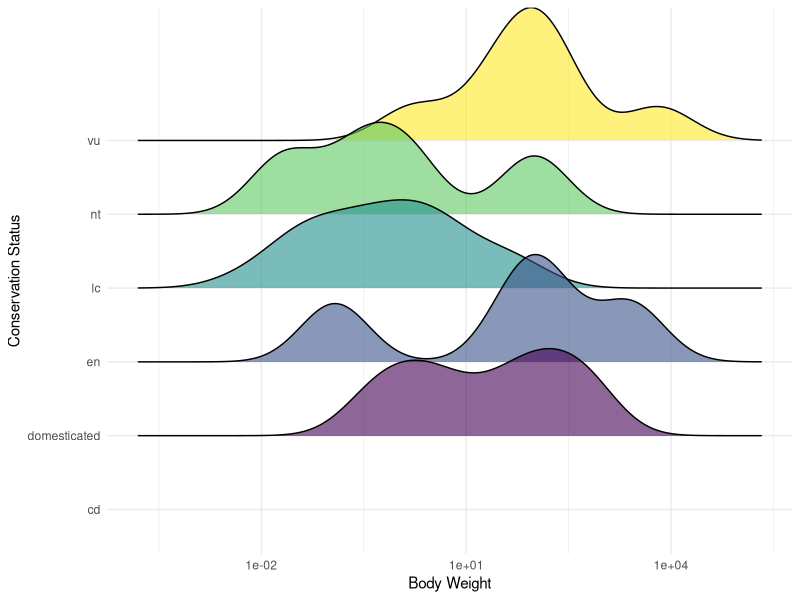
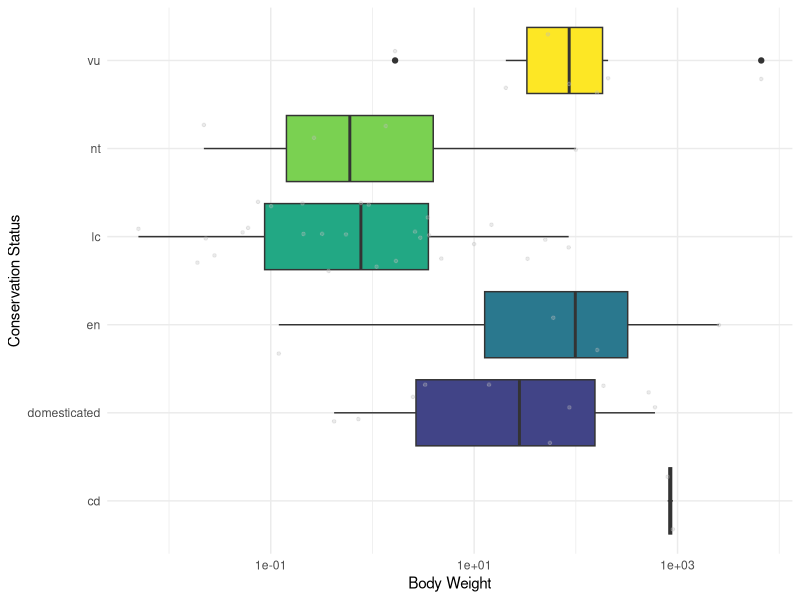
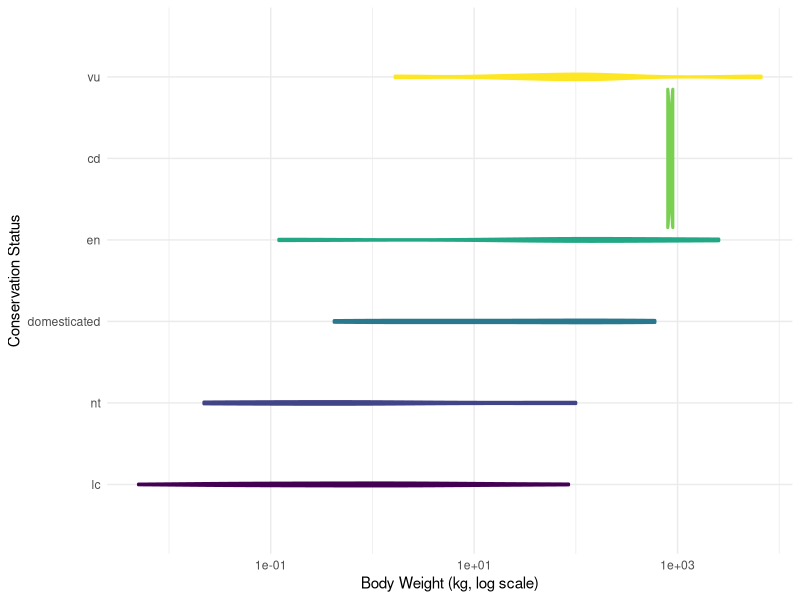
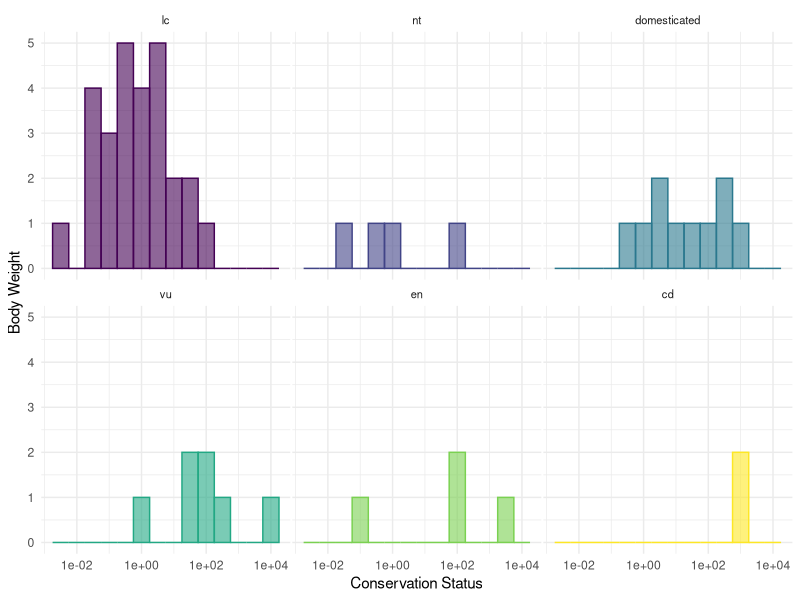
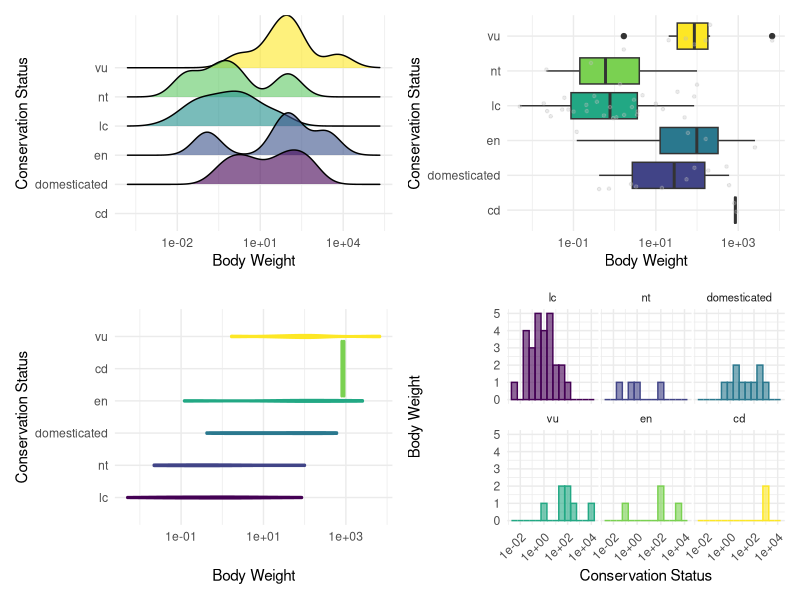

These charts were generated, in order, by the following R code:
## ---- chunk 1
options(repos = c(CRAN = "https://cloud.r-project.org/"))
library(tidyverse)
#library(dsbox)
library(lubridate)
library(ggplot2)
    
knitr::opts_chunk$set(out.width = "100%")
## ---- chunk 2
library(ggplot2)
library(tidyverse)
library(dplyr)
install.packages("ggridges")
install.packages("patchwork")
install.packages("viridis")
library(patchwork)
library(ggridges)
library(viridis)
library(forcats)
## ---- chunk 3
# Veri seti yükleme
data(msleep)
summary(msleep)

#Eksik verilerin temizlenmesi
msleep_clean <- msleep %>% filter(!is.na(bodywt), !is.na(conservation))
## ---- chunk 4
msleep_clean <- msleep %>% filter(!is.na(bodywt), !is.na(conservation))

msleep_clean %>%
  ggplot(aes(y = conservation, x = bodywt, fill = conservation)) +
  geom_density_ridges(alpha = 0.6, bandwidth = 0.5) +
  scale_x_log10() +  
  scale_fill_viridis(discrete = TRUE) +
  theme_minimal() +  
  theme(
    legend.position = "none",
    panel.spacing = unit(0.1, "lines"),
    strip.text.x = element_text(size = 8)
  ) +
  xlab("Body Weight") +
  ylab("Conservation Status")
## ---- chunk 5
#BOXPLOT GRAFİĞİ

msleep_clean %>%
  ggplot(aes(x = conservation, y = bodywt, fill = conservation)) +
  geom_boxplot() + # Boxplot ile her kategorinin dağılımını gösteriyoruz.
  geom_jitter(color = "grey", alpha = 0.3, size = 0.9) +
  scale_fill_viridis(discrete = TRUE) + # Viridis renk paleti kullanarak kategorilere renk atıyoruz.
  scale_y_log10() +  # Vücut ağırlığı eksenine logaritmik dönüşüm uyguluyoruz.
  theme_minimal() +
  theme(
    legend.position = "none", 
    panel.spacing = unit(0.1, "lines"), 
    strip.text.x = element_text(size = 8) 
  ) +
  coord_flip() + # Grafiği yatay hale getiriyoruz.
  xlab("Conservation Status") +
  ylab("Body Weight")

#VİOLİN GRAFİĞİ

msleep_clean %>% 
  mutate(conservation = fct_reorder(conservation, bodywt, .fun = mean, na.rm = TRUE)) %>% 
  ggplot(aes(x = conservation, y = bodywt, fill = conservation, color = conservation)) +
  geom_violin(width = 1.7, linewidth = 1) + 
  scale_fill_viridis(discrete = TRUE) +
  scale_color_viridis(discrete = TRUE) +
  scale_y_log10() + # Logaritmik dönüşüm
  theme_minimal() +
  theme(legend.position = "none") +
  coord_flip() +
  xlab("Conservation Status") +
  ylab("Body Weight (kg, log scale)")


#HİSTOGRAM GRAFİĞİ

msleep_clean %>%
  mutate(conservation = fct_reorder(conservation, bodywt)) %>%
  ggplot(aes(x = bodywt, color = conservation, fill = conservation)) +
  geom_histogram(alpha = 0.6, binwidth = 0.5) + # Histogram çiziyoruz, şeffaflık ve bin genişliğini ayarlıyoruz. 
  scale_fill_viridis(discrete = TRUE) +
  scale_color_viridis(discrete = TRUE) +
  scale_x_log10() +  
  theme_minimal() +
  theme(
    legend.position = "none",
    panel.spacing = unit(0.1, "lines"),
    strip.text.x = element_text(size = 8)
  ) +
  xlab("Conservation Status") +
  ylab("Body Weight") +
  facet_wrap(~conservation) # Koruma durumlarına göre facet'ler oluşturuyoruz.

## ---- chunk 6

# 1. Grafik: Density
p1 <- msleep_clean %>%
  ggplot(aes(y = conservation, x = bodywt, fill = conservation)) +
  geom_density_ridges(alpha = 0.6, bandwidth = 0.5) +
  scale_x_log10() +  # bodywt için logaritmik eksen kullanılıyor
  scale_fill_viridis(discrete = TRUE) +
  theme_minimal() +  # Temayı minimal olarak değiştirdik
  theme(
    legend.position = "none",
    panel.spacing = unit(0.1, "lines"),
    strip.text.x = element_text(size = 8)
  ) +
  xlab("Body Weight") +
  ylab("Conservation Status")

# 2. Grafik: Boxplot
p2 <- msleep_clean %>%
  ggplot(aes(x = conservation, y = bodywt, fill = conservation)) +
  geom_boxplot() +
  geom_jitter(color = "grey", alpha = 0.3, size = 0.9) +
  scale_fill_viridis(discrete = TRUE) +
  scale_y_log10() +  # y ekseninde logaritmik dönüşüm
  theme_minimal() +
  theme(
    legend.position = "none",
    panel.spacing = unit(0.1, "lines"),
    strip.text.x = element_text(size = 8)
  ) +
  coord_flip() +
  xlab("Conservation Status") +
  ylab("Body Weight")

# 3. Grafik: Violin
p3 <- msleep_clean %>% 
  mutate(conservation = fct_reorder(conservation, bodywt, .fun = mean, na.rm = TRUE)) %>% 
  ggplot(aes(x = conservation, y = bodywt, fill = conservation, color = conservation)) +
  geom_violin(width = 1.7, linewidth = 1) + # linewidth kullanılıyor
  scale_fill_viridis(discrete = TRUE) +
  scale_color_viridis(discrete = TRUE) +
  scale_y_log10() + # Logaritmik dönüşüm
  theme_minimal() +
  theme(legend.position = "none") +
  coord_flip() +
  xlab("Conservation Status") +
  ylab("Body Weight")

# 4. Grafik: Histogram
p4 <- msleep_clean %>%
  mutate(conservation = fct_reorder(conservation, bodywt)) %>%
  ggplot(aes(x = bodywt, color = conservation, fill = conservation)) +
  geom_histogram(alpha = 0.6, binwidth = 0.5) +  # Bin width değeri bodywt için uygun bir değerle ayarlandı
  scale_fill_viridis(discrete = TRUE) +
  scale_color_viridis(discrete = TRUE) +
  scale_x_log10() +  # bodywt değişkeni için logaritmik dönüşüm
  theme_minimal() +
  theme(
    legend.position = "none",
    panel.spacing = unit(0.1, "lines"),
    strip.text.x = element_text(size = 8),
    axis.text.x = element_text(angle = 45, hjust = 1)
  ) +
  xlab("Conservation Status") +
  ylab("Body Weight") +
  facet_wrap(~conservation)

# Tüm grafiklerin birleştirilmesi
p1 + p2 + p3 + p4 + plot_layout(ncol = 2)
